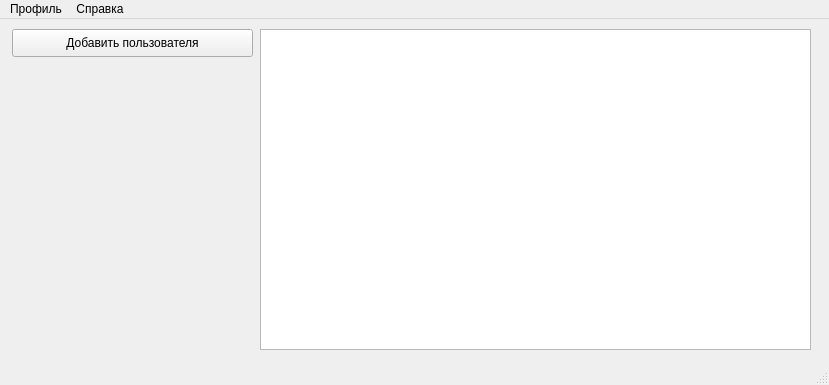
<?xml version="1.0" encoding="UTF-8"?>
<ui version="4.0">
 <class>MainWindow</class>
 <widget class="QMainWindow" name="MainWindow">
  <property name="geometry">
   <rect>
    <x>0</x>
    <y>0</y>
    <width>829</width>
    <height>385</height>
   </rect>
  </property>
  <property name="windowTitle">
   <string>Основное окно</string>
  </property>
  <widget class="QWidget" name="centralwidget">
   <widget class="QTableWidget" name="tableWidgetUsers">
    <property name="geometry">
     <rect>
      <x>260</x>
      <y>10</y>
      <width>551</width>
      <height>321</height>
     </rect>
    </property>
    <property name="layoutDirection">
     <enum>Qt::LeftToRight</enum>
    </property>
    <property name="editTriggers">
     <set>QAbstractItemView::NoEditTriggers</set>
    </property>
   </widget>
   <widget class="QPushButton" name="pushButtonAddUser">
    <property name="geometry">
     <rect>
      <x>12</x>
      <y>10</y>
      <width>241</width>
      <height>28</height>
     </rect>
    </property>
    <property name="text">
     <string>Добавить пользователя</string>
    </property>
   </widget>
  </widget>
  <widget class="QMenuBar" name="menubar">
   <property name="geometry">
    <rect>
     <x>0</x>
     <y>0</y>
     <width>829</width>
     <height>21</height>
    </rect>
   </property>
   <widget class="QMenu" name="menu">
    <property name="title">
     <string>Справка</string>
    </property>
    <addaction name="actionHelp"/>
   </widget>
   <widget class="QMenu" name="menu_2">
    <property name="title">
     <string>Профиль</string>
    </property>
    <addaction name="actionChangePassword"/>
   </widget>
   <addaction name="menu_2"/>
   <addaction name="menu"/>
  </widget>
  <widget class="QStatusBar" name="statusbar"/>
  <action name="actionChangePassword">
   <property name="text">
    <string>Изменить пароль</string>
   </property>
  </action>
  <action name="actionHelp">
   <property name="text">
    <string>О программе</string>
   </property>
  </action>
 </widget>
 <resources/>
 <connections/>
</ui>
